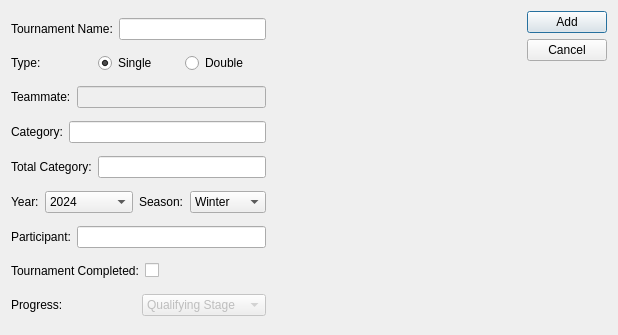
<?xml version="1.0" encoding="UTF-8"?>
<ui version="4.0">
 <class>AddTournamentDialogClass</class>
 <widget class="QDialog" name="AddTournamentDialogClass">
  <property name="geometry">
   <rect>
    <x>0</x>
    <y>0</y>
    <width>618</width>
    <height>335</height>
   </rect>
  </property>
  <property name="windowTitle">
   <string>AddTournamentDialog</string>
  </property>
  <layout class="QGridLayout" name="gridLayout">
   <item row="0" column="0">
    <layout class="QVBoxLayout" name="verticalLayout">
     <item>
      <layout class="QHBoxLayout" name="horizontalLayout">
       <item>
        <widget class="QLabel" name="label_TournamentName">
         <property name="text">
          <string>Tournament Name:</string>
         </property>
        </widget>
       </item>
       <item>
        <widget class="QLineEdit" name="lineEdit_TournamentName"/>
       </item>
      </layout>
     </item>
     <item>
      <layout class="QHBoxLayout" name="horizontalLayout_2">
       <item>
        <widget class="QLabel" name="label_Type">
         <property name="text">
          <string>Type:</string>
         </property>
        </widget>
       </item>
       <item>
        <widget class="QRadioButton" name="radioButton_Single">
         <property name="enabled">
          <bool>true</bool>
         </property>
         <property name="text">
          <string>Single</string>
         </property>
         <property name="checked">
          <bool>true</bool>
         </property>
        </widget>
       </item>
       <item>
        <widget class="QRadioButton" name="radioButton_Double">
         <property name="enabled">
          <bool>true</bool>
         </property>
         <property name="text">
          <string>Double</string>
         </property>
        </widget>
       </item>
      </layout>
     </item>
     <item>
      <layout class="QHBoxLayout" name="horizontalLayout_10">
       <item>
        <widget class="QLabel" name="label_Teammate">
         <property name="text">
          <string>Teammate:</string>
         </property>
        </widget>
       </item>
       <item>
        <widget class="QLineEdit" name="lineEdit_Teammate">
         <property name="enabled">
          <bool>false</bool>
         </property>
        </widget>
       </item>
      </layout>
     </item>
     <item>
      <layout class="QHBoxLayout" name="horizontalLayout_3">
       <item>
        <widget class="QLabel" name="label_Category">
         <property name="text">
          <string>Category:</string>
         </property>
        </widget>
       </item>
       <item>
        <widget class="QLineEdit" name="lineEdit_Category"/>
       </item>
      </layout>
     </item>
     <item>
      <layout class="QHBoxLayout" name="horizontalLayout_4">
       <item>
        <widget class="QLabel" name="label_TotalCategory">
         <property name="text">
          <string>Total Category:</string>
         </property>
        </widget>
       </item>
       <item>
        <widget class="QLineEdit" name="lineEdit_TotalCategory"/>
       </item>
      </layout>
     </item>
     <item>
      <layout class="QHBoxLayout" name="horizontalLayout_13">
       <item>
        <layout class="QHBoxLayout" name="horizontalLayout_9">
         <item>
          <widget class="QLabel" name="label_Year">
           <property name="text">
            <string>Year:</string>
           </property>
          </widget>
         </item>
         <item>
          <widget class="QComboBox" name="comboBox_Year">
           <property name="sizePolicy">
            <sizepolicy hsizetype="Preferred" vsizetype="Fixed">
             <horstretch>1</horstretch>
             <verstretch>0</verstretch>
            </sizepolicy>
           </property>
           <item>
            <property name="text">
             <string>2024</string>
            </property>
           </item>
           <item>
            <property name="text">
             <string>2023</string>
            </property>
           </item>
           <item>
            <property name="text">
             <string>2022</string>
            </property>
           </item>
           <item>
            <property name="text">
             <string>2021</string>
            </property>
           </item>
           <item>
            <property name="text">
             <string>2020</string>
            </property>
           </item>
           <item>
            <property name="text">
             <string>2019</string>
            </property>
           </item>
           <item>
            <property name="text">
             <string>2018</string>
            </property>
           </item>
           <item>
            <property name="text">
             <string>2017</string>
            </property>
           </item>
           <item>
            <property name="text">
             <string>2016</string>
            </property>
           </item>
           <item>
            <property name="text">
             <string>2015</string>
            </property>
           </item>
           <item>
            <property name="text">
             <string>2014</string>
            </property>
           </item>
           <item>
            <property name="text">
             <string>2013</string>
            </property>
           </item>
           <item>
            <property name="text">
             <string>2012</string>
            </property>
           </item>
           <item>
            <property name="text">
             <string>2011</string>
            </property>
           </item>
           <item>
            <property name="text">
             <string>2010</string>
            </property>
           </item>
           <item>
            <property name="text">
             <string>2009</string>
            </property>
           </item>
           <item>
            <property name="text">
             <string>2008</string>
            </property>
           </item>
           <item>
            <property name="text">
             <string>2007</string>
            </property>
           </item>
           <item>
            <property name="text">
             <string>2006</string>
            </property>
           </item>
           <item>
            <property name="text">
             <string>2005</string>
            </property>
           </item>
           <item>
            <property name="text">
             <string>2004</string>
            </property>
           </item>
           <item>
            <property name="text">
             <string>2003</string>
            </property>
           </item>
           <item>
            <property name="text">
             <string>2002</string>
            </property>
           </item>
           <item>
            <property name="text">
             <string>2001</string>
            </property>
           </item>
           <item>
            <property name="text">
             <string>2000</string>
            </property>
           </item>
           <item>
            <property name="text">
             <string>1999</string>
            </property>
           </item>
           <item>
            <property name="text">
             <string>1998</string>
            </property>
           </item>
           <item>
            <property name="text">
             <string>1997</string>
            </property>
           </item>
           <item>
            <property name="text">
             <string>1996</string>
            </property>
           </item>
           <item>
            <property name="text">
             <string>1995</string>
            </property>
           </item>
           <item>
            <property name="text">
             <string>1994</string>
            </property>
           </item>
           <item>
            <property name="text">
             <string>1993</string>
            </property>
           </item>
           <item>
            <property name="text">
             <string>1992</string>
            </property>
           </item>
           <item>
            <property name="text">
             <string>1991</string>
            </property>
           </item>
           <item>
            <property name="text">
             <string>1990</string>
            </property>
           </item>
          </widget>
         </item>
        </layout>
       </item>
       <item>
        <layout class="QHBoxLayout" name="horizontalLayout_5">
         <item>
          <widget class="QLabel" name="label_Season">
           <property name="text">
            <string>Season:</string>
           </property>
          </widget>
         </item>
         <item>
          <widget class="QComboBox" name="comboBox_Season">
           <property name="sizePolicy">
            <sizepolicy hsizetype="Preferred" vsizetype="Fixed">
             <horstretch>1</horstretch>
             <verstretch>0</verstretch>
            </sizepolicy>
           </property>
           <item>
            <property name="text">
             <string>Winter</string>
            </property>
           </item>
           <item>
            <property name="text">
             <string>Spring</string>
            </property>
           </item>
           <item>
            <property name="text">
             <string>Summer</string>
            </property>
           </item>
           <item>
            <property name="text">
             <string>Fall</string>
            </property>
           </item>
          </widget>
         </item>
        </layout>
       </item>
      </layout>
     </item>
     <item>
      <layout class="QHBoxLayout" name="horizontalLayout_6">
       <item>
        <widget class="QLabel" name="label_Participant">
         <property name="text">
          <string>Participant:</string>
         </property>
        </widget>
       </item>
       <item>
        <widget class="QLineEdit" name="lineEdit_Participant"/>
       </item>
      </layout>
     </item>
     <item>
      <layout class="QHBoxLayout" name="horizontalLayout_7">
       <item>
        <widget class="QLabel" name="label_Completion">
         <property name="text">
          <string>Tournament Completed:</string>
         </property>
        </widget>
       </item>
       <item>
        <widget class="QCheckBox" name="checkBox_Completion">
         <property name="text">
          <string/>
         </property>
        </widget>
       </item>
       <item>
        <spacer name="horizontalSpacer_2">
         <property name="orientation">
          <enum>Qt::Orientation::Horizontal</enum>
         </property>
         <property name="sizeHint" stdset="0">
          <size>
           <width>40</width>
           <height>20</height>
          </size>
         </property>
        </spacer>
       </item>
      </layout>
     </item>
     <item>
      <layout class="QHBoxLayout" name="horizontalLayout_8">
       <item>
        <widget class="QLabel" name="label_Progress">
         <property name="text">
          <string>Progress:</string>
         </property>
        </widget>
       </item>
       <item>
        <widget class="QComboBox" name="comboBox_Progress">
         <property name="enabled">
          <bool>false</bool>
         </property>
         <item>
          <property name="text">
           <string>Qualifying Stage</string>
          </property>
         </item>
         <item>
          <property name="text">
           <string>Group Stage</string>
          </property>
         </item>
         <item>
          <property name="text">
           <string>Final 32</string>
          </property>
         </item>
         <item>
          <property name="text">
           <string>Final 16</string>
          </property>
         </item>
         <item>
          <property name="text">
           <string>Quarter Final</string>
          </property>
         </item>
         <item>
          <property name="text">
           <string>Semi-Final</string>
          </property>
         </item>
         <item>
          <property name="text">
           <string>Final</string>
          </property>
         </item>
         <item>
          <property name="text">
           <string>Champion</string>
          </property>
         </item>
        </widget>
       </item>
      </layout>
     </item>
    </layout>
   </item>
   <item row="0" column="1">
    <spacer name="horizontalSpacer">
     <property name="orientation">
      <enum>Qt::Orientation::Horizontal</enum>
     </property>
     <property name="sizeHint" stdset="0">
      <size>
       <width>40</width>
       <height>20</height>
      </size>
     </property>
    </spacer>
   </item>
   <item row="0" column="3">
    <layout class="QVBoxLayout" name="_2">
     <property name="spacing">
      <number>6</number>
     </property>
     <property name="margin" stdset="0">
      <number>0</number>
     </property>
     <item>
      <widget class="QPushButton" name="AddButton">
       <property name="text">
        <string>Add</string>
       </property>
      </widget>
     </item>
     <item>
      <widget class="QPushButton" name="CancelButton">
       <property name="text">
        <string>Cancel</string>
       </property>
      </widget>
     </item>
     <item>
      <spacer>
       <property name="orientation">
        <enum>Qt::Orientation::Vertical</enum>
       </property>
       <property name="sizeHint" stdset="0">
        <size>
         <width>20</width>
         <height>40</height>
        </size>
       </property>
      </spacer>
     </item>
    </layout>
   </item>
  </layout>
 </widget>
 <layoutdefault spacing="6" margin="11"/>
 <resources/>
 <connections/>
</ui>
